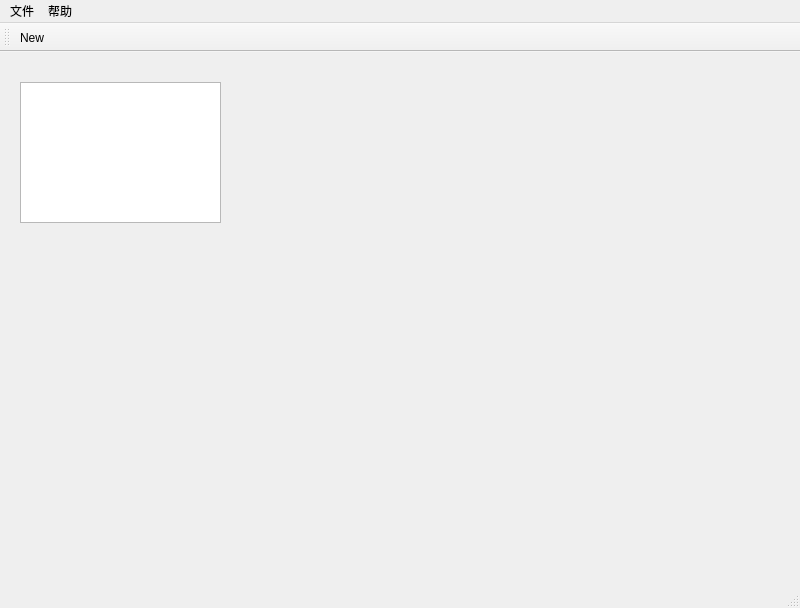
<?xml version="1.0" encoding="UTF-8"?>
<ui version="4.0">
 <class>MainWindow</class>
 <widget class="QMainWindow" name="MainWindow">
  <property name="geometry">
   <rect>
    <x>0</x>
    <y>0</y>
    <width>800</width>
    <height>608</height>
   </rect>
  </property>
  <property name="windowTitle">
   <string>AvaEngine</string>
  </property>
  <widget class="QWidget" name="centralwidget">
   <widget class="QTextEdit" name="textEdit">
    <property name="geometry">
     <rect>
      <x>20</x>
      <y>30</y>
      <width>201</width>
      <height>141</height>
     </rect>
    </property>
   </widget>
  </widget>
  <widget class="QStatusBar" name="statusBar"/>
  <widget class="QMenuBar" name="menubar">
   <property name="geometry">
    <rect>
     <x>0</x>
     <y>0</y>
     <width>800</width>
     <height>23</height>
    </rect>
   </property>
   <widget class="QMenu" name="help">
    <property name="title">
     <string>帮助</string>
    </property>
    <addaction name="about"/>
   </widget>
   <widget class="QMenu" name="file">
    <property name="title">
     <string>文件</string>
    </property>
    <addaction name="openModel"/>
    <addaction name="exit"/>
   </widget>
   <addaction name="file"/>
   <addaction name="help"/>
  </widget>
  <widget class="QToolBar" name="toolBar">
   <property name="windowTitle">
    <string>toolBar</string>
   </property>
   <attribute name="toolBarArea">
    <enum>TopToolBarArea</enum>
   </attribute>
   <attribute name="toolBarBreak">
    <bool>false</bool>
   </attribute>
   <addaction name="actionNew"/>
  </widget>
  <action name="openModel">
   <property name="text">
    <string>读取模型</string>
   </property>
  </action>
  <action name="exit">
   <property name="text">
    <string>退出</string>
   </property>
  </action>
  <action name="about">
   <property name="text">
    <string>关于</string>
   </property>
  </action>
  <action name="actionNew">
   <property name="text">
    <string>New</string>
   </property>
  </action>
 </widget>
 <resources/>
 <connections/>
</ui>
